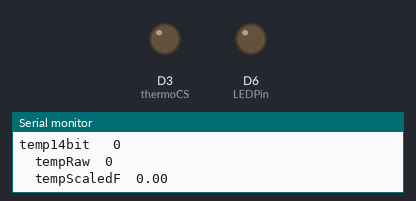
The sketch below on a simulated Arduino MKR. Parts: output pins drawn as LEDs (lit = HIGH), the last lines printed to the serial monitor. WiFi joins after 1.5 s; servers stay silent unless stated.

Above: at 12.1 s.
At 17.1 s:
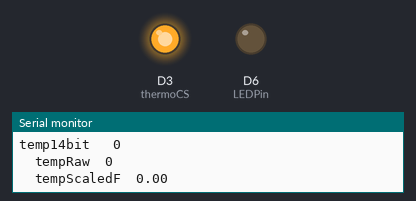
Timing chart, 0 to 18.6 s (numbered marks = the images above):
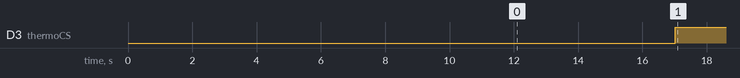

Measured:
- by itself, D3 (thermoCS): LOW → HIGH at 17.0 s

The sketch:

WiFiUdp_MKR_SPI_ThermoC_TC1c.ino
```cpp
/*

Connecting a thermo couple sensor with SPI on a MKR1000 and sending
measurement data over the UDP

Connecting SPI thermocouple board Digilent PmodTC1
Please connect
MKR1000 - PmodTC1

GND - 5 GND
Vcc - 6 Vcc
9 SCK - 4 SCK
10 MISO - 3 MISO
3 - 1 SS

Thermocouple data on the SPI
D31 - sign
D30 ....D18 - 13 bits of temperature data
D16 - normally FALSE. TRUE if thermocouple input is open or shorted to GND or VCC
D15 ... D0 - reference junction temperature

The reference junction compensation is calculted in the IC. No need to calculate here.

Please send one UDP message from the UDP server first. That is the way of getting the IP addres
for sending back the measurement values.

5.9.2019
Timo Karppinen
 */


#include <SPI.h>
#include <WiFi101.h>
#include <WiFiUdp.h>

int status = WL_IDLE_STATUS;

// WLAN
char ssid[] = "Moto_Z2_TK"; //  your network SSID (name)
char pass[] = "4a830c45838e";    // your network password (use for WPA)

//char ssid[] = "HAMKvisitor"; //  your network SSID (name)
//char pass[] = "hamkvisitor";    // your network password (use for WPA)

//char ssid[] = "Nelli";
//char pass[] = "xxxxxxxxx";


// UDP
unsigned int localPort = 2390;      // local port to listen on

char packetBuffer[255]; //buffer to hold incoming packet
char  ReplyBuffer[] = "acknowledged by ";       // a string to send back

WiFiUDP Udp;

// sensors and LEDS
const int LEDPin = LED_BUILTIN;     // must be a pin that supports PWM. 0...8 on MKR1000
// PModTC1
const int thermoCS = 3;         // chip select for MIC3 SPI communication
int thermoByte0 = 0;           // 8 bit data from TC1 board
int thermoByte1 = 0;           // 8 bit data from TC1 board
int thermoByte2 = 0;           // 8 bit data from TC1 board
int thermoByte3 = 0;           // 8 bit data from TC1 board
int temp14bit = 0;             // 14 most significant bits on a 32 bit integer
int tempRaw = 0;
float tempScaledF = 0;

int blinkState = 0;

// Timing of events
unsigned long lastSampleMillis = 0;
unsigned long previousWiFiBeginMillis = 0;
unsigned long lastUDPMillis = 0;
unsigned long lastPrintMillis = 0;

void setup() {
  //Initialize serial and wait for port to open:
  Serial.begin(9600);
  while (!Serial) {
    ; // wait for serial port to connect. Needed for native USB port only
  }

// Starting WLAN
 connect();

// Starts UDP and starts waiting for the first UDP message
  Serial.println("\nStarting connection to server...");
  // if you get a connection, report back via serial:
  Udp.begin(localPort);

// Set up the I/O pins
  SPI.begin();

  pinMode(thermoCS, OUTPUT);
  pinMode(LEDPin, OUTPUT);

// Updating timers after making succesfull connection
  lastSampleMillis = millis();
  lastUDPMillis = millis();

}

void loop() {

  // if there's data available, read a packet
  int packetSize = Udp.parsePacket();
  if (packetSize)
  {
    Serial.print("Received packet of size ");
    Serial.println(packetSize);
    Serial.print("From ");
    IPAddress remoteIp = Udp.remoteIP();
    Serial.print(remoteIp);
    Serial.print(", port ");
    Serial.println(Udp.remotePort());

    // read the packet into packetBufffer
    int len = Udp.read(packetBuffer, 255);
    if (len > 0) packetBuffer[len] = 0;
    Serial.println("Contents:");
    Serial.println(packetBuffer);


  // Send a reply, to the IP address and port that sent us the packet we received
  //Udp.beginPacket(Udp.remoteIP(), Udp.remotePort());   //UDP port picked up from the received message
    Udp.beginPacket(Udp.remoteIP(), 8888);  // UDP port given as a number
    Udp.write(ReplyBuffer);
    Udp.endPacket();
  }

 // opening and closing SPI communication for reading TC1
  if(millis() - lastSampleMillis > 5000)
  {
    lastSampleMillis = millis();
    SPI.beginTransaction(SPISettings(14000000, MSBFIRST, SPI_MODE0));
    digitalWrite(thermoCS, LOW);

    thermoByte0 = SPI.transfer(0x00);
    thermoByte1 = SPI.transfer(0x00);
    thermoByte2 = SPI.transfer(0x00);
    thermoByte3 = SPI.transfer(0x00);

    digitalWrite(thermoCS, HIGH);
    SPI.endTransaction();


    thermoByte0 = thermoByte0 << 24;
    thermoByte1 = thermoByte1 << 16;


    temp14bit =( thermoByte0 | thermoByte1 );

    tempRaw = temp14bit/262144; // shifting 18 bits to right gives multiply of 0,25 degree C.
    tempScaledF = float(temp14bit/262144)/4;
    //tempScaledF = 15.678;


  }
 // Print on serial monitor once in 1000 millisecond
  if(millis() - lastPrintMillis > 1000)
  {
    Serial.print("temp14bit   ");
    Serial.println(temp14bit, BIN);
    Serial.print("  tempRaw  ");
    Serial.println(tempRaw, BIN);
    Serial.print("  tempScaledF  ");
    Serial.println(tempScaledF);

    lastPrintMillis = millis();
  }


 // publish a message every  10 second.
  if(millis() - lastUDPMillis > 10000)
  {
    lastUDPMillis = millis();
    Serial.println("Publishing to UDP...");
  /*  if(WiFi.status() != WL_CONNECTED)
      {
        connect();
      }
   */

    String UDPpayload_object = "Temp scaled " + String(tempScaledF,2);
    char Reply2_0Buffer[] = "measurements";
    char Reply2_1Buffer[] = "";
    UDPpayload_object.toCharArray(Reply2_1Buffer,17); // String object converted to character array

    //Udp.beginPacket(Udp.remoteIP(), Udp.remotePort());   //UDP port picked up from the received message
    Udp.beginPacket(Udp.remoteIP(), 8888);  // UDP port given as a number
    Udp.write(Reply2_0Buffer);
    Udp.endPacket();
    delay(1000);
    Udp.beginPacket(Udp.remoteIP(), 8888);  // UDP port given as a number
    Udp.write(Reply2_1Buffer,17);
    Udp.endPacket();

  }
delay(100);
}   // end of loop

void connect()
{
  Serial.print("checking WLAN...");
  while (WiFi.status() != WL_CONNECTED)
  {
    Serial.print(".");       // printing a dot every half second
    if ( millis() - previousWiFiBeginMillis > 5000) // reconnecting
    {
      previousWiFiBeginMillis = millis();
      WiFi.begin(ssid, pass);
      delay(5000); // Wait for WiFi to connect
      Serial.println("Connected to WLAN");
      printWiFiStatus();
    }
    delay(500);

  }
}

void printWiFiStatus()
{
  // print the SSID of the network you're attached to:
  Serial.print("SSID: ");
  Serial.println(WiFi.SSID());

  // print your WiFi shield's IP address:
  IPAddress ip = WiFi.localIP();
  Serial.print("IP Address: ");
  Serial.println(ip);

  // print the received signal strength:
  long rssi = WiFi.RSSI();
  Serial.print("signal strength (RSSI):");
  Serial.print(rssi);
  Serial.println(" dBm");
}
```
